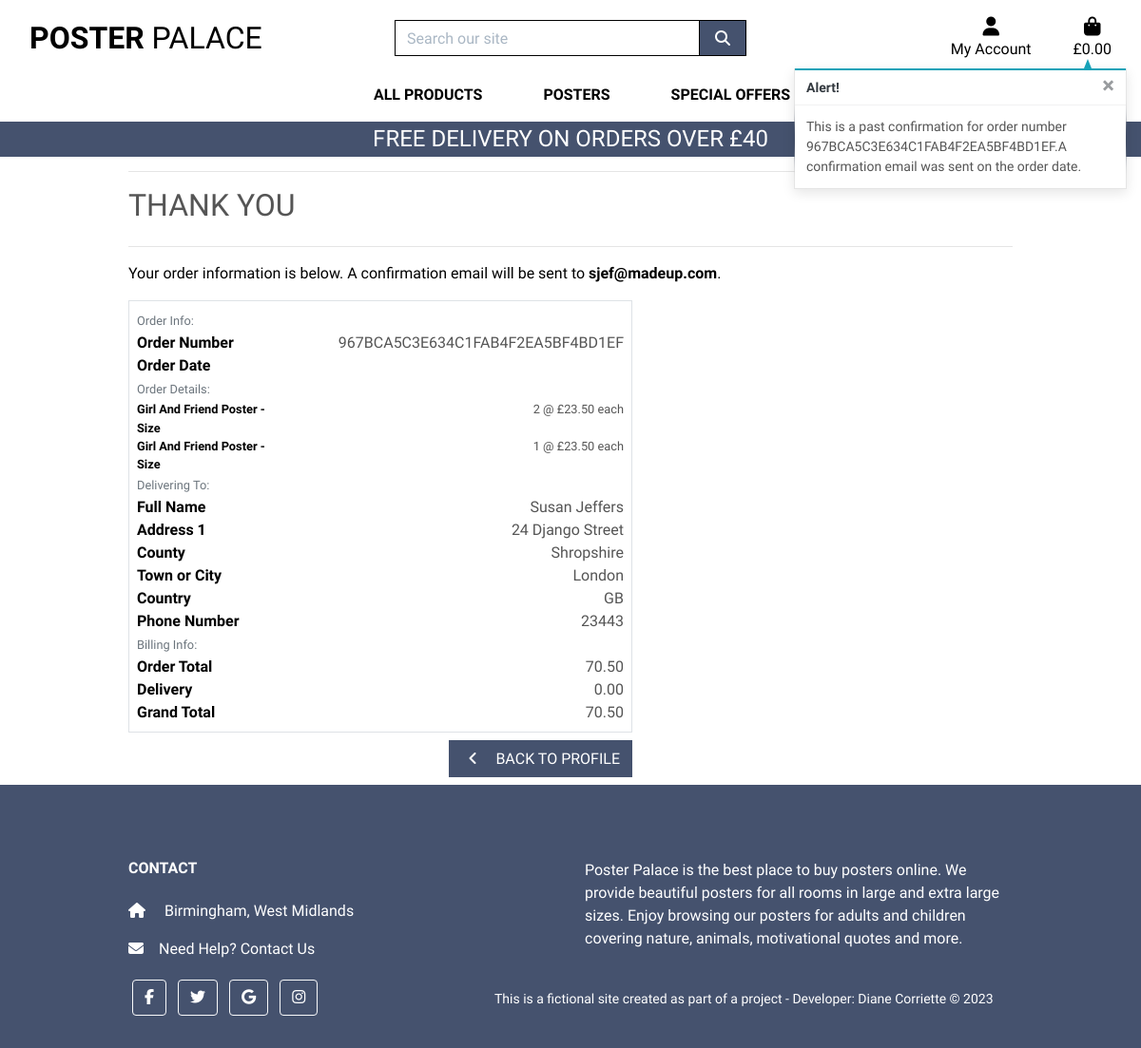
/profile/order_history/967BCA5C3E634C1FAB4F2EA5BF4BD1EF, run on the app's committed database.
### checkout/models.py (models this page shows, shortened)
class Order(models.Model):
    order_number = models.CharField(
        max_length=32,
        null=False,
        editable=False
    )
    buyer_profile = models.ForeignKey(
        BuyerProfile,
        on_delete=models.SET_NULL,
        null=True,
        blank=True,
        related_name='orders'
    )
    full_name = models.CharField(
        max_length=50,
        null=False,
        blank=False
    )
    email = models.EmailField(
        max_length=254,
        null=False,
        blank=False
    )
    phone_number = models.CharField(
        max_length=20,
        null=False,
        blank=False
    )
    street_address1 = models.CharField(
        max_length=80,
        null=False,
        blank=False
    )
    street_address2 = models.CharField(
        max_length=80,
        null=True,
        blank=True
    )
    town_or_city = models.CharField(
        max_length=40,
        null=False,
        blank=False
    )
    county = models.CharField(
        max_length=80,
        null=True,
        blank=True
    )
    postcode = models.CharField(
        max_length=20,
        null=True,
        blank=True
    )
    country = CountryField(
        default='GB',
        blank_label="Country *",
        null=False,
        blank=False
    )
    created = models.DateTimeField(
        auto_now_add=True
    )
    updated = models.DateTimeField(
        auto_now=True
    )
    delivery_cost = models.DecimalField(
        max_digits=6,
        decimal_places=2,
        null=False,
        default=0
    )
    order_total = models.DecimalField(
        max_digits=10,
        decimal_places=2,
        null=False,
        default=0
    )
    grand_total = models.DecimalField(
        max_digits=10,
        decimal_places=2,
        null=False,
        default=0
    )
    original_bag = models.TextField(
        null=False,
        blank=False,
        default=''
    )
    stripe_pid = models.CharField(
        max_length=254,
        null=False,
        blank=False,
        default=''
    )
    class Meta:
        ordering = ['-created']
        verbose_name_plural = 'orders'

class OrderLineItem(models.Model):
    order = models.ForeignKey(
        Order,
        null=False,
        blank=False,
        on_delete=models.CASCADE,
        related_name='lineitems'
    )
    product = models.ForeignKey(
        Product,
        null=False,
        blank=False,
        on_delete=models.CASCADE
    )
    product_size = models.CharField(
        max_length=2,
        null=True,
        blank=False
    )  # L, XL
    quantity = models.IntegerField(
        null=False,
        blank=False,
        default=0
    )
    lineitem_total = models.DecimalField(
        max_digits=6,
        decimal_places=2,
        null=False,
        blank=False,
        editable=False
    )

### products/models.py (models this page shows, shortened)
class Product(models.Model):
    sku = models.CharField(max_length=15,
                           default=get_random_string,
                           null=True, blank=True)
    name = models.CharField(max_length=200)
    slug = models.SlugField(max_length=200, unique=True)
    image = models.ImageField(null=True, blank=True)
    description = models.TextField(blank=True)
    sizes = models.BooleanField(default=False, null=True, blank=True)
    price = models.DecimalField(default=9.95, max_digits=8, decimal_places=2)
    category = models.ForeignKey('Category', null=True,
                                 blank=True, on_delete=models.SET_NULL)
    available = models.BooleanField(default=True)
    created = models.DateTimeField(auto_now_add=True)
    updated = models.DateTimeField(auto_now=True)

### profiles/views.py (the view)
def order_history(request, order_number):
    order = get_object_or_404(Order, order_number=order_number)
    messages.info(request, (
        f'This is a past confirmation for order number {order_number}.'
        'A confirmation email was sent on the order date.'
    ))
    template = 'checkout/checkout_success.html'
    context = {
        'order': order,
        'from_profile': True,
    }
    return render(request, template, context)

### checkout/templates/checkout/checkout_success.html (shortened to what this page needs)
{% extends "base.html" %}
{% load static %}
{% block extra_css %}
    <link rel="stylesheet" href="{% static 'checkout/css/checkout.css' %}">
{% endblock %}
{% block page_header %}
    <div class="container header-container">
    </div>
{% endblock %}
{% block content %}
    <div class="overlay"></div>
    <div class="container">
        <div class="row">
            <div class="col">
                <hr>
                <h2 class="logo-font mb-4">Thank You</h2>
                <hr>
                <p class="text-black">Your order information is below. A confirmation email will be sent to <strong>{{ order.email }}</strong>.</p>
            </div>
        </div>
        <div class="row">
            <div class="col-12 col-lg-7">
                <div class="order-confirmation-wrapper p-2 border">
                    <div class="row">
                        <div class="col">
                            <small class="text-muted">Order Info:</small>
                        </div>
                    </div>
                    <div class="row">
                        <div class="col-12 col-md-4">
                            <p class="mb-0 text-black font-weight-bold">Order Number</p>
                        </div>
                        <div class="col-12 col-md-8 text-md-right">
                            <p class="mb-0">{{ order.order_number }}</p>
                        </div>
                    </div>
                    <div class="row">
                        <div class="col-12 col-md-4">
                            <p class="mb-0 text-black font-weight-bold">Order Date</p>
                        </div>
                        <div class="col-12 col-md-8 text-md-right">
                        </div>
                    </div>
                    <div class="row">
                        <div class="col">
                            <small class="text-muted">Order Details:</small>
                        </div>
                    </div>
                    {% for item in order.lineitems.all %}
                    <div class="row">
                        <div class="col-12 col-md-4">
                            <p class="small mb-0 text-black font-weight-bold">
                                {{ item.product.name }} - Size {{ item.product.size }}
                            </p>
                        </div>
                        <div class="col-12 col-md-8 text-md-right">
                            <p class="small mb-0">{{ item.quantity }} {{ item.size }} @ &#163;{{ item.product.price }} each</p>
                        </div>
                    </div>
                    {% endfor %}
                    <div class="row">
                        <div class="col">
                            <small class="text-muted">Delivering To:</small>
                        </div>
                    </div>
                    <div class="row">
                        <div class="col-12 col-md-4">
                            <p class="mb-0 text-black font-weight-bold">Full Name</p>
                        </div>
                        <div class="col-12 col-md-8 text-md-right">
                            <p class="mb-0">{{ order.full_name }}</p>
                        </div>
                    </div>
                    <div class="row">
                        <div class="col-12 col-md-4">
                            <p class="mb-0 text-black font-weight-bold">Address 1</p>
                        </div>
                        <div class="col-12 col-md-8 text-md-right">
                            <p class="mb-0">{{ order.street_address1 }}</p>
                        </div>
                    </div>
                    {% if order.county %}
                    <div class="row">
                        <div class="col-12 col-md-4">
                            <p class="mb-0 text-black font-weight-bold">County</p>
                        </div>
                        <div class="col-12 col-md-8 text-md-right">
                            <p class="mb-0">{{ order.county }}</p>
                        </div>
                    </div>
                    {% endif %}
                    <div class="row">
                        <div class="col-12 col-md-4">
                            <p class="mb-0 text-black font-weight-bold">Town or City</p>
                        </div>
                        <div class="col-12 col-md-8 text-md-right">
                            <p class="mb-0">{{ order.town_or_city }}</p>
                        </div>
                    </div>
                    <div class="row">
                        <div class="col-12 col-md-4">
                            <p class="mb-0 text-black font-weight-bold">Country</p>
                        </div>
                        <div class="col-12 col-md-8 text-md-right">
                            <p class="mb-0">{{ order.country }}</p>
                        </div>
                    </div>
                    <div class="row">
                        <div class="col-12 col-md-4">
                            <p class="mb-0 text-black font-weight-bold">Phone Number</p>
                        </div>
                        <div class="col-12 col-md-8 text-md-right">
                            <p class="mb-0">{{ order.phone_number }}</p>
                        </div>
                    </div>
                    <div class="row">
                        <div class="col">
                            <small class="text-muted">Billing Info:</small>
                        </div>
                    </div>
                    <div class="row">
                        <div class="col-12 col-md-4">
                            <p class="mb-0 text-black font-weight-bold">Order Total</p>
                        </div>
                        <div class="col-12 col-md-8 text-md-right">
                            <p class="mb-0">{{ order.order_total }}</p>
                        </div>
                    </div>
                    <div class="row">
                        <div class="col-12 col-md-4">
                            <p class="mb-0 text-black font-weight-bold">Delivery</p>
                        </div>
                        <div class="col-12 col-md-8 text-md-right">
                            <p class="mb-0">{{ order.delivery_cost }}</p>
                        </div>
                    </div>
                    <div class="row">
                        <div class="col-12 col-md-4">
                            <p class="mb-0 text-black font-weight-bold">Grand Total</p>
                        </div>
                        <div class="col-12 col-md-8 text-md-right">
                            <p class="mb-0">{{ order.grand_total }}</p>
                        </div>
                    </div>
                </div>
            </div>
        </div>
        <div class="row">
			<div class="col-12 col-lg-7 text-right">
                {% if from_profile %}
                    <a href="{% url 'profile' %}" class="btn btn-black rounded-0 my-2">
                        <span class="icon mr-2">
                            <i class="fas fa-angle-left"></i>
                        </span>
                        <span class="text-uppercase">Back to Profile</span>
                    </a>
                {% endif %}
			</div>
		</div>
    </div>
{% endblock %}

### data on the page
Order: email "sjef@madeup.com", order_number "967BCA5C3E634C1FAB4F2EA5BF4BD1EF", full_name "Susan Jeffers", street_address1 "24 Django Street", county "Shropshire", town_or_city "London", country "GB", phone_number "23443", order_total "70.50", delivery_cost "0.00", grand_total "70.50"
OrderLineItem: product.name "Girl And Friend Poster", quantity "2", product.price "23.50"
OrderLineItem: product.name "Girl And Friend Poster", quantity "1", product.price "23.50"

### other printed values
{{ free_delivery_threshold }} "40"
{{ message }} "This is a past confirmation for order number 967BCA5C3E634C1FAB4F2EA5BF4BD1EF.A confirmation email was sent on the order date."
